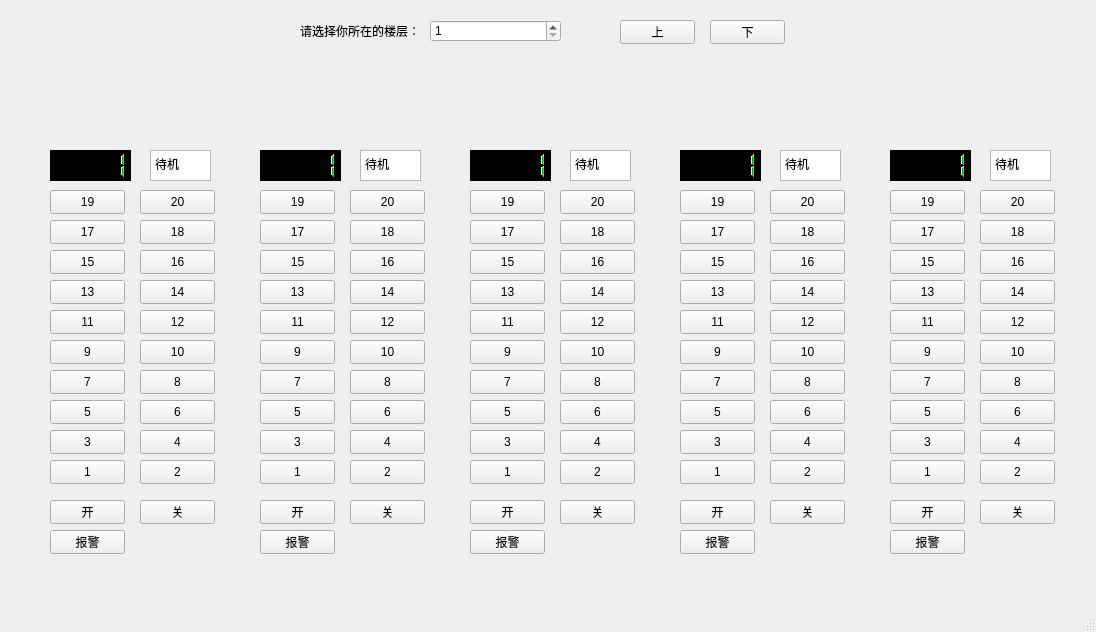
<?xml version="1.0" encoding="UTF-8"?>
<ui version="4.0">
 <class>MainWindow</class>
 <widget class="QMainWindow" name="MainWindow">
  <property name="geometry">
   <rect>
    <x>0</x>
    <y>0</y>
    <width>1096</width>
    <height>632</height>
   </rect>
  </property>
  <property name="windowTitle">
   <string>MainWindow</string>
  </property>
  <widget class="QWidget" name="centralwidget">
   <widget class="QPushButton" name="pushButton_0">
    <property name="geometry">
     <rect>
      <x>620</x>
      <y>20</y>
      <width>75</width>
      <height>24</height>
     </rect>
    </property>
    <property name="text">
     <string>上</string>
    </property>
   </widget>
   <widget class="QSpinBox" name="spinBox">
    <property name="geometry">
     <rect>
      <x>430</x>
      <y>20</y>
      <width>131</width>
      <height>22</height>
     </rect>
    </property>
    <property name="minimum">
     <number>1</number>
    </property>
    <property name="maximum">
     <number>20</number>
    </property>
   </widget>
   <widget class="QPushButton" name="pushButton_1">
    <property name="geometry">
     <rect>
      <x>50</x>
      <y>460</y>
      <width>75</width>
      <height>24</height>
     </rect>
    </property>
    <property name="text">
     <string>1</string>
    </property>
   </widget>
   <widget class="QPushButton" name="pushButton_2">
    <property name="geometry">
     <rect>
      <x>140</x>
      <y>460</y>
      <width>75</width>
      <height>24</height>
     </rect>
    </property>
    <property name="text">
     <string>2</string>
    </property>
   </widget>
   <widget class="QPushButton" name="pushButton_3">
    <property name="geometry">
     <rect>
      <x>50</x>
      <y>430</y>
      <width>75</width>
      <height>24</height>
     </rect>
    </property>
    <property name="text">
     <string>3</string>
    </property>
   </widget>
   <widget class="QPushButton" name="pushButton_4">
    <property name="geometry">
     <rect>
      <x>140</x>
      <y>430</y>
      <width>75</width>
      <height>24</height>
     </rect>
    </property>
    <property name="text">
     <string>4</string>
    </property>
   </widget>
   <widget class="QPushButton" name="pushButton_5">
    <property name="geometry">
     <rect>
      <x>50</x>
      <y>400</y>
      <width>75</width>
      <height>24</height>
     </rect>
    </property>
    <property name="text">
     <string>5</string>
    </property>
   </widget>
   <widget class="QPushButton" name="pushButton_6">
    <property name="geometry">
     <rect>
      <x>140</x>
      <y>400</y>
      <width>75</width>
      <height>24</height>
     </rect>
    </property>
    <property name="text">
     <string>6</string>
    </property>
   </widget>
   <widget class="QPushButton" name="pushButton_7">
    <property name="geometry">
     <rect>
      <x>50</x>
      <y>370</y>
      <width>75</width>
      <height>24</height>
     </rect>
    </property>
    <property name="text">
     <string>7</string>
    </property>
   </widget>
   <widget class="QPushButton" name="pushButton_8">
    <property name="geometry">
     <rect>
      <x>140</x>
      <y>370</y>
      <width>75</width>
      <height>24</height>
     </rect>
    </property>
    <property name="text">
     <string>8</string>
    </property>
   </widget>
   <widget class="QPushButton" name="pushButton_9">
    <property name="geometry">
     <rect>
      <x>50</x>
      <y>340</y>
      <width>75</width>
      <height>24</height>
     </rect>
    </property>
    <property name="text">
     <string>9</string>
    </property>
   </widget>
   <widget class="QPushButton" name="pushButton_10">
    <property name="geometry">
     <rect>
      <x>140</x>
      <y>340</y>
      <width>75</width>
      <height>24</height>
     </rect>
    </property>
    <property name="text">
     <string>10</string>
    </property>
   </widget>
   <widget class="QPushButton" name="pushButton_11">
    <property name="geometry">
     <rect>
      <x>50</x>
      <y>310</y>
      <width>75</width>
      <height>24</height>
     </rect>
    </property>
    <property name="text">
     <string>11</string>
    </property>
   </widget>
   <widget class="QPushButton" name="pushButton_12">
    <property name="geometry">
     <rect>
      <x>140</x>
      <y>310</y>
      <width>75</width>
      <height>24</height>
     </rect>
    </property>
    <property name="text">
     <string>12</string>
    </property>
   </widget>
   <widget class="QPushButton" name="pushButton_13">
    <property name="geometry">
     <rect>
      <x>50</x>
      <y>280</y>
      <width>75</width>
      <height>24</height>
     </rect>
    </property>
    <property name="text">
     <string>13</string>
    </property>
   </widget>
   <widget class="QPushButton" name="pushButton_14">
    <property name="geometry">
     <rect>
      <x>140</x>
      <y>280</y>
      <width>75</width>
      <height>24</height>
     </rect>
    </property>
    <property name="text">
     <string>14</string>
    </property>
   </widget>
   <widget class="QPushButton" name="pushButton_15">
    <property name="geometry">
     <rect>
      <x>50</x>
      <y>250</y>
      <width>75</width>
      <height>24</height>
     </rect>
    </property>
    <property name="text">
     <string>15</string>
    </property>
   </widget>
   <widget class="QPushButton" name="pushButton_16">
    <property name="geometry">
     <rect>
      <x>140</x>
      <y>250</y>
      <width>75</width>
      <height>24</height>
     </rect>
    </property>
    <property name="text">
     <string>16</string>
    </property>
   </widget>
   <widget class="QPushButton" name="pushButton_17">
    <property name="geometry">
     <rect>
      <x>50</x>
      <y>220</y>
      <width>75</width>
      <height>24</height>
     </rect>
    </property>
    <property name="text">
     <string>17</string>
    </property>
   </widget>
   <widget class="QPushButton" name="pushButton_18">
    <property name="geometry">
     <rect>
      <x>140</x>
      <y>220</y>
      <width>75</width>
      <height>24</height>
     </rect>
    </property>
    <property name="text">
     <string>18</string>
    </property>
   </widget>
   <widget class="QPushButton" name="pushButton_19">
    <property name="geometry">
     <rect>
      <x>50</x>
      <y>190</y>
      <width>75</width>
      <height>24</height>
     </rect>
    </property>
    <property name="text">
     <string>19</string>
    </property>
   </widget>
   <widget class="QPushButton" name="pushButton_20">
    <property name="geometry">
     <rect>
      <x>140</x>
      <y>190</y>
      <width>75</width>
      <height>24</height>
     </rect>
    </property>
    <property name="text">
     <string>20</string>
    </property>
   </widget>
   <widget class="QPushButton" name="pushButton_101">
    <property name="geometry">
     <rect>
      <x>50</x>
      <y>500</y>
      <width>75</width>
      <height>24</height>
     </rect>
    </property>
    <property name="text">
     <string>开</string>
    </property>
   </widget>
   <widget class="QPushButton" name="pushButton_102">
    <property name="geometry">
     <rect>
      <x>140</x>
      <y>500</y>
      <width>75</width>
      <height>24</height>
     </rect>
    </property>
    <property name="text">
     <string>关</string>
    </property>
   </widget>
   <widget class="QPushButton" name="pushButton_103">
    <property name="geometry">
     <rect>
      <x>50</x>
      <y>530</y>
      <width>75</width>
      <height>24</height>
     </rect>
    </property>
    <property name="text">
     <string>报警</string>
    </property>
   </widget>
   <widget class="QPushButton" name="pushButton_104">
    <property name="geometry">
     <rect>
      <x>260</x>
      <y>500</y>
      <width>75</width>
      <height>24</height>
     </rect>
    </property>
    <property name="text">
     <string>开</string>
    </property>
   </widget>
   <widget class="QPushButton" name="pushButton_105">
    <property name="geometry">
     <rect>
      <x>350</x>
      <y>500</y>
      <width>75</width>
      <height>24</height>
     </rect>
    </property>
    <property name="text">
     <string>关</string>
    </property>
   </widget>
   <widget class="QPushButton" name="pushButton_106">
    <property name="geometry">
     <rect>
      <x>260</x>
      <y>530</y>
      <width>75</width>
      <height>24</height>
     </rect>
    </property>
    <property name="text">
     <string>报警</string>
    </property>
   </widget>
   <widget class="QPushButton" name="pushButton_107">
    <property name="geometry">
     <rect>
      <x>470</x>
      <y>500</y>
      <width>75</width>
      <height>24</height>
     </rect>
    </property>
    <property name="text">
     <string>开</string>
    </property>
   </widget>
   <widget class="QPushButton" name="pushButton_108">
    <property name="geometry">
     <rect>
      <x>560</x>
      <y>500</y>
      <width>75</width>
      <height>24</height>
     </rect>
    </property>
    <property name="text">
     <string>关</string>
    </property>
   </widget>
   <widget class="QPushButton" name="pushButton_109">
    <property name="geometry">
     <rect>
      <x>470</x>
      <y>530</y>
      <width>75</width>
      <height>24</height>
     </rect>
    </property>
    <property name="text">
     <string>报警</string>
    </property>
   </widget>
   <widget class="QPushButton" name="pushButton_110">
    <property name="geometry">
     <rect>
      <x>680</x>
      <y>500</y>
      <width>75</width>
      <height>24</height>
     </rect>
    </property>
    <property name="text">
     <string>开</string>
    </property>
   </widget>
   <widget class="QPushButton" name="pushButton_111">
    <property name="geometry">
     <rect>
      <x>770</x>
      <y>500</y>
      <width>75</width>
      <height>24</height>
     </rect>
    </property>
    <property name="text">
     <string>关</string>
    </property>
   </widget>
   <widget class="QPushButton" name="pushButton_112">
    <property name="geometry">
     <rect>
      <x>680</x>
      <y>530</y>
      <width>75</width>
      <height>24</height>
     </rect>
    </property>
    <property name="text">
     <string>报警</string>
    </property>
   </widget>
   <widget class="QPushButton" name="pushButton_113">
    <property name="geometry">
     <rect>
      <x>890</x>
      <y>500</y>
      <width>75</width>
      <height>24</height>
     </rect>
    </property>
    <property name="text">
     <string>开</string>
    </property>
   </widget>
   <widget class="QPushButton" name="pushButton_114">
    <property name="geometry">
     <rect>
      <x>980</x>
      <y>500</y>
      <width>75</width>
      <height>24</height>
     </rect>
    </property>
    <property name="text">
     <string>关</string>
    </property>
   </widget>
   <widget class="QPushButton" name="pushButton_115">
    <property name="geometry">
     <rect>
      <x>890</x>
      <y>530</y>
      <width>75</width>
      <height>24</height>
     </rect>
    </property>
    <property name="text">
     <string>报警</string>
    </property>
   </widget>
   <widget class="QPushButton" name="pushButton_116">
    <property name="geometry">
     <rect>
      <x>710</x>
      <y>20</y>
      <width>75</width>
      <height>24</height>
     </rect>
    </property>
    <property name="text">
     <string>下</string>
    </property>
   </widget>
   <widget class="QPushButton" name="pushButton_21">
    <property name="geometry">
     <rect>
      <x>260</x>
      <y>460</y>
      <width>75</width>
      <height>24</height>
     </rect>
    </property>
    <property name="text">
     <string>1</string>
    </property>
   </widget>
   <widget class="QPushButton" name="pushButton_22">
    <property name="geometry">
     <rect>
      <x>350</x>
      <y>460</y>
      <width>75</width>
      <height>24</height>
     </rect>
    </property>
    <property name="text">
     <string>2</string>
    </property>
   </widget>
   <widget class="QPushButton" name="pushButton_23">
    <property name="geometry">
     <rect>
      <x>260</x>
      <y>430</y>
      <width>75</width>
      <height>24</height>
     </rect>
    </property>
    <property name="text">
     <string>3</string>
    </property>
   </widget>
   <widget class="QPushButton" name="pushButton_24">
    <property name="geometry">
     <rect>
      <x>350</x>
      <y>430</y>
      <width>75</width>
      <height>24</height>
     </rect>
    </property>
    <property name="text">
     <string>4</string>
    </property>
   </widget>
   <widget class="QPushButton" name="pushButton_25">
    <property name="geometry">
     <rect>
      <x>260</x>
      <y>400</y>
      <width>75</width>
      <height>24</height>
     </rect>
    </property>
    <property name="text">
     <string>5</string>
    </property>
   </widget>
   <widget class="QPushButton" name="pushButton_26">
    <property name="geometry">
     <rect>
      <x>350</x>
      <y>400</y>
      <width>75</width>
      <height>24</height>
     </rect>
    </property>
    <property name="text">
     <string>6</string>
    </property>
   </widget>
   <widget class="QPushButton" name="pushButton_27">
    <property name="geometry">
     <rect>
      <x>260</x>
      <y>370</y>
      <width>75</width>
      <height>24</height>
     </rect>
    </property>
    <property name="text">
     <string>7</string>
    </property>
   </widget>
   <widget class="QPushButton" name="pushButton_28">
    <property name="geometry">
     <rect>
      <x>350</x>
      <y>370</y>
      <width>75</width>
      <height>24</height>
     </rect>
    </property>
    <property name="text">
     <string>8</string>
    </property>
   </widget>
   <widget class="QPushButton" name="pushButton_29">
    <property name="geometry">
     <rect>
      <x>260</x>
      <y>340</y>
      <width>75</width>
      <height>24</height>
     </rect>
    </property>
    <property name="text">
     <string>9</string>
    </property>
   </widget>
   <widget class="QPushButton" name="pushButton_30">
    <property name="geometry">
     <rect>
      <x>350</x>
      <y>340</y>
      <width>75</width>
      <height>24</height>
     </rect>
    </property>
    <property name="text">
     <string>10</string>
    </property>
   </widget>
   <widget class="QPushButton" name="pushButton_31">
    <property name="geometry">
     <rect>
      <x>260</x>
      <y>310</y>
      <width>75</width>
      <height>24</height>
     </rect>
    </property>
    <property name="text">
     <string>11</string>
    </property>
   </widget>
   <widget class="QPushButton" name="pushButton_32">
    <property name="geometry">
     <rect>
      <x>350</x>
      <y>310</y>
      <width>75</width>
      <height>24</height>
     </rect>
    </property>
    <property name="text">
     <string>12</string>
    </property>
   </widget>
   <widget class="QPushButton" name="pushButton_33">
    <property name="geometry">
     <rect>
      <x>260</x>
      <y>280</y>
      <width>75</width>
      <height>24</height>
     </rect>
    </property>
    <property name="text">
     <string>13</string>
    </property>
   </widget>
   <widget class="QPushButton" name="pushButton_34">
    <property name="geometry">
     <rect>
      <x>350</x>
      <y>280</y>
      <width>75</width>
      <height>24</height>
     </rect>
    </property>
    <property name="text">
     <string>14</string>
    </property>
   </widget>
   <widget class="QPushButton" name="pushButton_35">
    <property name="geometry">
     <rect>
      <x>260</x>
      <y>250</y>
      <width>75</width>
      <height>24</height>
     </rect>
    </property>
    <property name="text">
     <string>15</string>
    </property>
   </widget>
   <widget class="QPushButton" name="pushButton_36">
    <property name="geometry">
     <rect>
      <x>350</x>
      <y>250</y>
      <width>75</width>
      <height>24</height>
     </rect>
    </property>
    <property name="text">
     <string>16</string>
    </property>
   </widget>
   <widget class="QPushButton" name="pushButton_37">
    <property name="geometry">
     <rect>
      <x>260</x>
      <y>220</y>
      <width>75</width>
      <height>24</height>
     </rect>
    </property>
    <property name="text">
     <string>17</string>
    </property>
   </widget>
   <widget class="QPushButton" name="pushButton_38">
    <property name="geometry">
     <rect>
      <x>350</x>
      <y>220</y>
      <width>75</width>
      <height>24</height>
     </rect>
    </property>
    <property name="text">
     <string>18</string>
    </property>
   </widget>
   <widget class="QPushButton" name="pushButton_39">
    <property name="geometry">
     <rect>
      <x>260</x>
      <y>190</y>
      <width>75</width>
      <height>24</height>
     </rect>
    </property>
    <property name="text">
     <string>19</string>
    </property>
   </widget>
   <widget class="QPushButton" name="pushButton_40">
    <property name="geometry">
     <rect>
      <x>350</x>
      <y>190</y>
      <width>75</width>
      <height>24</height>
     </rect>
    </property>
    <property name="text">
     <string>20</string>
    </property>
   </widget>
   <widget class="QPushButton" name="pushButton_41">
    <property name="geometry">
     <rect>
      <x>470</x>
      <y>460</y>
      <width>75</width>
      <height>24</height>
     </rect>
    </property>
    <property name="text">
     <string>1</string>
    </property>
   </widget>
   <widget class="QPushButton" name="pushButton_42">
    <property name="geometry">
     <rect>
      <x>560</x>
      <y>460</y>
      <width>75</width>
      <height>24</height>
     </rect>
    </property>
    <property name="text">
     <string>2</string>
    </property>
   </widget>
   <widget class="QPushButton" name="pushButton_43">
    <property name="geometry">
     <rect>
      <x>470</x>
      <y>430</y>
      <width>75</width>
      <height>24</height>
     </rect>
    </property>
    <property name="text">
     <string>3</string>
    </property>
   </widget>
   <widget class="QPushButton" name="pushButton_44">
    <property name="geometry">
     <rect>
      <x>560</x>
      <y>430</y>
      <width>75</width>
      <height>24</height>
     </rect>
    </property>
    <property name="text">
     <string>4</string>
    </property>
   </widget>
   <widget class="QPushButton" name="pushButton_45">
    <property name="geometry">
     <rect>
      <x>470</x>
      <y>400</y>
      <width>75</width>
      <height>24</height>
     </rect>
    </property>
    <property name="text">
     <string>5</string>
    </property>
   </widget>
   <widget class="QPushButton" name="pushButton_46">
    <property name="geometry">
     <rect>
      <x>560</x>
      <y>400</y>
      <width>75</width>
      <height>24</height>
     </rect>
    </property>
    <property name="text">
     <string>6</string>
    </property>
   </widget>
   <widget class="QPushButton" name="pushButton_47">
    <property name="geometry">
     <rect>
      <x>470</x>
      <y>370</y>
      <width>75</width>
      <height>24</height>
     </rect>
    </property>
    <property name="text">
     <string>7</string>
    </property>
   </widget>
   <widget class="QPushButton" name="pushButton_48">
    <property name="geometry">
     <rect>
      <x>560</x>
      <y>370</y>
      <width>75</width>
      <height>24</height>
     </rect>
    </property>
    <property name="text">
     <string>8</string>
    </property>
   </widget>
   <widget class="QPushButton" name="pushButton_49">
    <property name="geometry">
     <rect>
      <x>470</x>
      <y>340</y>
      <width>75</width>
      <height>24</height>
     </rect>
    </property>
    <property name="text">
     <string>9</string>
    </property>
   </widget>
   <widget class="QPushButton" name="pushButton_50">
    <property name="geometry">
     <rect>
      <x>560</x>
      <y>340</y>
      <width>75</width>
      <height>24</height>
     </rect>
    </property>
    <property name="text">
     <string>10</string>
    </property>
   </widget>
   <widget class="QPushButton" name="pushButton_51">
    <property name="geometry">
     <rect>
      <x>470</x>
      <y>310</y>
      <width>75</width>
      <height>24</height>
     </rect>
    </property>
    <property name="text">
     <string>11</string>
    </property>
   </widget>
   <widget class="QPushButton" name="pushButton_52">
    <property name="geometry">
     <rect>
      <x>560</x>
      <y>310</y>
      <width>75</width>
      <height>24</height>
     </rect>
    </property>
    <property name="text">
     <string>12</string>
    </property>
   </widget>
   <widget class="QPushButton" name="pushButton_53">
    <property name="geometry">
     <rect>
      <x>470</x>
      <y>280</y>
      <width>75</width>
      <height>24</height>
     </rect>
    </property>
    <property name="text">
     <string>13</string>
    </property>
   </widget>
   <widget class="QPushButton" name="pushButton_54">
    <property name="geometry">
     <rect>
      <x>560</x>
      <y>280</y>
      <width>75</width>
      <height>24</height>
     </rect>
    </property>
    <property name="text">
     <string>14</string>
    </property>
   </widget>
   <widget class="QPushButton" name="pushButton_55">
    <property name="geometry">
     <rect>
      <x>470</x>
      <y>250</y>
      <width>75</width>
      <height>24</height>
     </rect>
    </property>
    <property name="text">
     <string>15</string>
    </property>
   </widget>
   <widget class="QPushButton" name="pushButton_56">
    <property name="geometry">
     <rect>
      <x>560</x>
      <y>250</y>
      <width>75</width>
      <height>24</height>
     </rect>
    </property>
    <property name="text">
     <string>16</string>
    </property>
   </widget>
   <widget class="QPushButton" name="pushButton_57">
    <property name="geometry">
     <rect>
      <x>470</x>
      <y>220</y>
      <width>75</width>
      <height>24</height>
     </rect>
    </property>
    <property name="text">
     <string>17</string>
    </property>
   </widget>
   <widget class="QPushButton" name="pushButton_58">
    <property name="geometry">
     <rect>
      <x>560</x>
      <y>220</y>
      <width>75</width>
      <height>24</height>
     </rect>
    </property>
    <property name="text">
     <string>18</string>
    </property>
   </widget>
   <widget class="QPushButton" name="pushButton_59">
    <property name="geometry">
     <rect>
      <x>470</x>
      <y>190</y>
      <width>75</width>
      <height>24</height>
     </rect>
    </property>
    <property name="text">
     <string>19</string>
    </property>
   </widget>
   <widget class="QPushButton" name="pushButton_60">
    <property name="geometry">
     <rect>
      <x>560</x>
      <y>190</y>
      <width>75</width>
      <height>24</height>
     </rect>
    </property>
    <property name="text">
     <string>20</string>
    </property>
   </widget>
   <widget class="QPushButton" name="pushButton_61">
    <property name="geometry">
     <rect>
      <x>680</x>
      <y>460</y>
      <width>75</width>
      <height>24</height>
     </rect>
    </property>
    <property name="text">
     <string>1</string>
    </property>
   </widget>
   <widget class="QPushButton" name="pushButton_62">
    <property name="geometry">
     <rect>
      <x>770</x>
      <y>460</y>
      <width>75</width>
      <height>24</height>
     </rect>
    </property>
    <property name="text">
     <string>2</string>
    </property>
   </widget>
   <widget class="QPushButton" name="pushButton_63">
    <property name="geometry">
     <rect>
      <x>680</x>
      <y>430</y>
      <width>75</width>
      <height>24</height>
     </rect>
    </property>
    <property name="text">
     <string>3</string>
    </property>
   </widget>
   <widget class="QPushButton" name="pushButton_64">
    <property name="geometry">
     <rect>
      <x>770</x>
      <y>430</y>
      <width>75</width>
      <height>24</height>
     </rect>
    </property>
    <property name="text">
     <string>4</string>
    </property>
   </widget>
   <widget class="QPushButton" name="pushButton_65">
    <property name="geometry">
     <rect>
      <x>680</x>
      <y>400</y>
      <width>75</width>
      <height>24</height>
     </rect>
    </property>
    <property name="text">
     <string>5</string>
    </property>
   </widget>
   <widget class="QPushButton" name="pushButton_66">
    <property name="geometry">
     <rect>
      <x>770</x>
      <y>400</y>
      <width>75</width>
      <height>24</height>
     </rect>
    </property>
    <property name="text">
     <string>6</string>
    </property>
   </widget>
   <widget class="QPushButton" name="pushButton_67">
    <property name="geometry">
     <rect>
      <x>680</x>
      <y>370</y>
      <width>75</width>
      <height>24</height>
     </rect>
    </property>
    <property name="text">
     <string>7</string>
    </property>
   </widget>
   <widget class="QPushButton" name="pushButton_68">
    <property name="geometry">
     <rect>
      <x>770</x>
      <y>370</y>
      <width>75</width>
      <height>24</height>
     </rect>
    </property>
    <property name="text">
     <string>8</string>
    </property>
   </widget>
   <widget class="QPushButton" name="pushButton_69">
    <property name="geometry">
     <rect>
      <x>680</x>
      <y>340</y>
      <width>75</width>
      <height>24</height>
     </rect>
    </property>
    <property name="text">
     <string>9</string>
    </property>
   </widget>
   <widget class="QPushButton" name="pushButton_70">
    <property name="geometry">
     <rect>
      <x>770</x>
      <y>340</y>
      <width>75</width>
      <height>24</height>
     </rect>
    </property>
    <property name="text">
     <string>10</string>
    </property>
   </widget>
   <widget class="QPushButton" name="pushButton_71">
    <property name="geometry">
     <rect>
      <x>680</x>
      <y>310</y>
      <width>75</width>
      <height>24</height>
     </rect>
    </property>
    <property name="text">
     <string>11</string>
    </property>
   </widget>
   <widget class="QPushButton" name="pushButton_72">
    <property name="geometry">
     <rect>
      <x>770</x>
      <y>310</y>
      <width>75</width>
      <height>24</height>
     </rect>
    </property>
    <property name="text">
     <string>12</string>
    </property>
   </widget>
   <widget class="QPushButton" name="pushButton_73">
    <property name="geometry">
     <rect>
      <x>680</x>
      <y>280</y>
      <width>75</width>
      <height>24</height>
     </rect>
    </property>
    <property name="text">
     <string>13</string>
    </property>
   </widget>
   <widget class="QPushButton" name="pushButton_74">
    <property name="geometry">
     <rect>
      <x>770</x>
      <y>280</y>
      <width>75</width>
      <height>24</height>
     </rect>
    </property>
    <property name="text">
     <string>14</string>
    </property>
   </widget>
   <widget class="QPushButton" name="pushButton_75">
    <property name="geometry">
     <rect>
      <x>680</x>
      <y>250</y>
      <width>75</width>
      <height>24</height>
     </rect>
    </property>
    <property name="text">
     <string>15</string>
    </property>
   </widget>
   <widget class="QPushButton" name="pushButton_76">
    <property name="geometry">
     <rect>
      <x>770</x>
      <y>250</y>
      <width>75</width>
      <height>24</height>
     </rect>
    </property>
    <property name="text">
     <string>16</string>
    </property>
   </widget>
   <widget class="QPushButton" name="pushButton_77">
    <property name="geometry">
     <rect>
      <x>680</x>
      <y>220</y>
      <width>75</width>
      <height>24</height>
     </rect>
    </property>
    <property name="text">
     <string>17</string>
    </property>
   </widget>
   <widget class="QPushButton" name="pushButton_78">
    <property name="geometry">
     <rect>
      <x>770</x>
      <y>220</y>
      <width>75</width>
      <height>24</height>
     </rect>
    </property>
    <property name="text">
     <string>18</string>
    </property>
   </widget>
   <widget class="QPushButton" name="pushButton_79">
    <property name="geometry">
     <rect>
      <x>680</x>
      <y>190</y>
      <width>75</width>
      <height>24</height>
     </rect>
    </property>
    <property name="text">
     <string>19</string>
    </property>
   </widget>
   <widget class="QPushButton" name="pushButton_80">
    <property name="geometry">
     <rect>
      <x>770</x>
      <y>190</y>
      <width>75</width>
      <height>24</height>
     </rect>
    </property>
    <property name="text">
     <string>20</string>
    </property>
   </widget>
   <widget class="QPushButton" name="pushButton_81">
    <property name="geometry">
     <rect>
      <x>890</x>
      <y>460</y>
      <width>75</width>
      <height>24</height>
     </rect>
    </property>
    <property name="text">
     <string>1</string>
    </property>
   </widget>
   <widget class="QPushButton" name="pushButton_82">
    <property name="geometry">
     <rect>
      <x>980</x>
      <y>460</y>
      <width>75</width>
      <height>24</height>
     </rect>
    </property>
    <property name="text">
     <string>2</string>
    </property>
   </widget>
   <widget class="QPushButton" name="pushButton_83">
    <property name="geometry">
     <rect>
      <x>890</x>
      <y>430</y>
      <width>75</width>
      <height>24</height>
     </rect>
    </property>
    <property name="text">
     <string>3</string>
    </property>
   </widget>
   <widget class="QPushButton" name="pushButton_84">
    <property name="geometry">
     <rect>
      <x>980</x>
      <y>430</y>
      <width>75</width>
      <height>24</height>
     </rect>
    </property>
    <property name="text">
     <string>4</string>
    </property>
   </widget>
   <widget class="QPushButton" name="pushButton_85">
    <property name="geometry">
     <rect>
      <x>890</x>
      <y>400</y>
      <width>75</width>
      <height>24</height>
     </rect>
    </property>
    <property name="text">
     <string>5</string>
    </property>
   </widget>
   <widget class="QPushButton" name="pushButton_86">
    <property name="geometry">
     <rect>
      <x>980</x>
      <y>400</y>
      <width>75</width>
      <height>24</height>
     </rect>
    </property>
    <property name="text">
     <string>6</string>
    </property>
   </widget>
   <widget class="QPushButton" name="pushButton_87">
    <property name="geometry">
     <rect>
      <x>890</x>
      <y>370</y>
      <width>75</width>
      <height>24</height>
     </rect>
    </property>
    <property name="text">
     <string>7</string>
    </property>
   </widget>
   <widget class="QPushButton" name="pushButton_88">
    <property name="geometry">
     <rect>
      <x>980</x>
      <y>370</y>
      <width>75</width>
      <height>24</height>
     </rect>
    </property>
    <property name="text">
     <string>8</string>
    </property>
   </widget>
   <widget class="QPushButton" name="pushButton_89">
    <property name="geometry">
     <rect>
      <x>890</x>
      <y>340</y>
      <width>75</width>
      <height>24</height>
     </rect>
    </property>
    <property name="text">
     <string>9</string>
    </property>
   </widget>
   <widget class="QPushButton" name="pushButton_90">
    <property name="geometry">
     <rect>
      <x>980</x>
      <y>340</y>
      <width>75</width>
      <height>24</height>
     </rect>
    </property>
    <property name="text">
     <string>10</string>
    </property>
   </widget>
   <widget class="QPushButton" name="pushButton_91">
    <property name="geometry">
     <rect>
      <x>890</x>
      <y>310</y>
      <width>75</width>
      <height>24</height>
     </rect>
    </property>
    <property name="text">
     <string>11</string>
    </property>
   </widget>
   <widget class="QPushButton" name="pushButton_92">
    <property name="geometry">
     <rect>
      <x>980</x>
      <y>310</y>
      <width>75</width>
      <height>24</height>
     </rect>
    </property>
    <property name="text">
     <string>12</string>
    </property>
   </widget>
   <widget class="QPushButton" name="pushButton_93">
    <property name="geometry">
     <rect>
      <x>890</x>
      <y>280</y>
      <width>75</width>
      <height>24</height>
     </rect>
    </property>
    <property name="text">
     <string>13</string>
    </property>
   </widget>
   <widget class="QPushButton" name="pushButton_94">
    <property name="geometry">
     <rect>
      <x>980</x>
      <y>280</y>
      <width>75</width>
      <height>24</height>
     </rect>
    </property>
    <property name="text">
     <string>14</string>
    </property>
   </widget>
   <widget class="QPushButton" name="pushButton_95">
    <property name="geometry">
     <rect>
      <x>890</x>
      <y>250</y>
      <width>75</width>
      <height>24</height>
     </rect>
    </property>
    <property name="text">
     <string>15</string>
    </property>
   </widget>
   <widget class="QPushButton" name="pushButton_96">
    <property name="geometry">
     <rect>
      <x>980</x>
      <y>250</y>
      <width>75</width>
      <height>24</height>
     </rect>
    </property>
    <property name="text">
     <string>16</string>
    </property>
   </widget>
   <widget class="QPushButton" name="pushButton_97">
    <property name="geometry">
     <rect>
      <x>890</x>
      <y>220</y>
      <width>75</width>
      <height>24</height>
     </rect>
    </property>
    <property name="text">
     <string>17</string>
    </property>
   </widget>
   <widget class="QPushButton" name="pushButton_98">
    <property name="geometry">
     <rect>
      <x>980</x>
      <y>220</y>
      <width>75</width>
      <height>24</height>
     </rect>
    </property>
    <property name="text">
     <string>18</string>
    </property>
   </widget>
   <widget class="QPushButton" name="pushButton_99">
    <property name="geometry">
     <rect>
      <x>890</x>
      <y>190</y>
      <width>75</width>
      <height>24</height>
     </rect>
    </property>
    <property name="text">
     <string>19</string>
    </property>
   </widget>
   <widget class="QPushButton" name="pushButton_100">
    <property name="geometry">
     <rect>
      <x>980</x>
      <y>190</y>
      <width>75</width>
      <height>24</height>
     </rect>
    </property>
    <property name="text">
     <string>20</string>
    </property>
   </widget>
   <widget class="QTextBrowser" name="textBrowser_6">
    <property name="geometry">
     <rect>
      <x>150</x>
      <y>150</y>
      <width>61</width>
      <height>31</height>
     </rect>
    </property>
    <property name="html">
     <string>&lt;!DOCTYPE HTML PUBLIC &quot;-//W3C//DTD HTML 4.0//EN&quot; &quot;http://www.w3.org/TR/REC-html40/strict.dtd&quot;&gt;
&lt;html&gt;&lt;head&gt;&lt;meta name=&quot;qrichtext&quot; content=&quot;1&quot; /&gt;&lt;meta charset=&quot;utf-8&quot; /&gt;&lt;style type=&quot;text/css&quot;&gt;
p, li { white-space: pre-wrap; }
hr { height: 1px; border-width: 0; }
li.unchecked::marker { content: &quot;\2610&quot;; }
li.checked::marker { content: &quot;\2612&quot;; }
&lt;/style&gt;&lt;/head&gt;&lt;body style=&quot; font-family:'Microsoft YaHei UI'; font-size:9pt; font-weight:400; font-style:normal;&quot;&gt;
&lt;p style=&quot; margin-top:0px; margin-bottom:0px; margin-left:0px; margin-right:0px; -qt-block-indent:0; text-indent:0px;&quot;&gt;待机&lt;/p&gt;&lt;/body&gt;&lt;/html&gt;</string>
    </property>
   </widget>
   <widget class="QTextBrowser" name="textBrowser_7">
    <property name="geometry">
     <rect>
      <x>360</x>
      <y>150</y>
      <width>61</width>
      <height>31</height>
     </rect>
    </property>
    <property name="html">
     <string>&lt;!DOCTYPE HTML PUBLIC &quot;-//W3C//DTD HTML 4.0//EN&quot; &quot;http://www.w3.org/TR/REC-html40/strict.dtd&quot;&gt;
&lt;html&gt;&lt;head&gt;&lt;meta name=&quot;qrichtext&quot; content=&quot;1&quot; /&gt;&lt;meta charset=&quot;utf-8&quot; /&gt;&lt;style type=&quot;text/css&quot;&gt;
p, li { white-space: pre-wrap; }
hr { height: 1px; border-width: 0; }
li.unchecked::marker { content: &quot;\2610&quot;; }
li.checked::marker { content: &quot;\2612&quot;; }
&lt;/style&gt;&lt;/head&gt;&lt;body style=&quot; font-family:'Microsoft YaHei UI'; font-size:9pt; font-weight:400; font-style:normal;&quot;&gt;
&lt;p style=&quot; margin-top:0px; margin-bottom:0px; margin-left:0px; margin-right:0px; -qt-block-indent:0; text-indent:0px;&quot;&gt;待机&lt;/p&gt;&lt;/body&gt;&lt;/html&gt;</string>
    </property>
   </widget>
   <widget class="QTextBrowser" name="textBrowser_8">
    <property name="geometry">
     <rect>
      <x>570</x>
      <y>150</y>
      <width>61</width>
      <height>31</height>
     </rect>
    </property>
    <property name="html">
     <string>&lt;!DOCTYPE HTML PUBLIC &quot;-//W3C//DTD HTML 4.0//EN&quot; &quot;http://www.w3.org/TR/REC-html40/strict.dtd&quot;&gt;
&lt;html&gt;&lt;head&gt;&lt;meta name=&quot;qrichtext&quot; content=&quot;1&quot; /&gt;&lt;meta charset=&quot;utf-8&quot; /&gt;&lt;style type=&quot;text/css&quot;&gt;
p, li { white-space: pre-wrap; }
hr { height: 1px; border-width: 0; }
li.unchecked::marker { content: &quot;\2610&quot;; }
li.checked::marker { content: &quot;\2612&quot;; }
&lt;/style&gt;&lt;/head&gt;&lt;body style=&quot; font-family:'Microsoft YaHei UI'; font-size:9pt; font-weight:400; font-style:normal;&quot;&gt;
&lt;p style=&quot; margin-top:0px; margin-bottom:0px; margin-left:0px; margin-right:0px; -qt-block-indent:0; text-indent:0px;&quot;&gt;待机&lt;/p&gt;&lt;/body&gt;&lt;/html&gt;</string>
    </property>
   </widget>
   <widget class="QTextBrowser" name="textBrowser_9">
    <property name="geometry">
     <rect>
      <x>780</x>
      <y>150</y>
      <width>61</width>
      <height>31</height>
     </rect>
    </property>
    <property name="html">
     <string>&lt;!DOCTYPE HTML PUBLIC &quot;-//W3C//DTD HTML 4.0//EN&quot; &quot;http://www.w3.org/TR/REC-html40/strict.dtd&quot;&gt;
&lt;html&gt;&lt;head&gt;&lt;meta name=&quot;qrichtext&quot; content=&quot;1&quot; /&gt;&lt;meta charset=&quot;utf-8&quot; /&gt;&lt;style type=&quot;text/css&quot;&gt;
p, li { white-space: pre-wrap; }
hr { height: 1px; border-width: 0; }
li.unchecked::marker { content: &quot;\2610&quot;; }
li.checked::marker { content: &quot;\2612&quot;; }
&lt;/style&gt;&lt;/head&gt;&lt;body style=&quot; font-family:'Microsoft YaHei UI'; font-size:9pt; font-weight:400; font-style:normal;&quot;&gt;
&lt;p style=&quot; margin-top:0px; margin-bottom:0px; margin-left:0px; margin-right:0px; -qt-block-indent:0; text-indent:0px;&quot;&gt;待机&lt;/p&gt;&lt;/body&gt;&lt;/html&gt;</string>
    </property>
   </widget>
   <widget class="QTextBrowser" name="textBrowser_10">
    <property name="geometry">
     <rect>
      <x>990</x>
      <y>150</y>
      <width>61</width>
      <height>31</height>
     </rect>
    </property>
    <property name="html">
     <string>&lt;!DOCTYPE HTML PUBLIC &quot;-//W3C//DTD HTML 4.0//EN&quot; &quot;http://www.w3.org/TR/REC-html40/strict.dtd&quot;&gt;
&lt;html&gt;&lt;head&gt;&lt;meta name=&quot;qrichtext&quot; content=&quot;1&quot; /&gt;&lt;meta charset=&quot;utf-8&quot; /&gt;&lt;style type=&quot;text/css&quot;&gt;
p, li { white-space: pre-wrap; }
hr { height: 1px; border-width: 0; }
li.unchecked::marker { content: &quot;\2610&quot;; }
li.checked::marker { content: &quot;\2612&quot;; }
&lt;/style&gt;&lt;/head&gt;&lt;body style=&quot; font-family:'Microsoft YaHei UI'; font-size:9pt; font-weight:400; font-style:normal;&quot;&gt;
&lt;p style=&quot; margin-top:0px; margin-bottom:0px; margin-left:0px; margin-right:0px; -qt-block-indent:0; text-indent:0px;&quot;&gt;待机&lt;/p&gt;&lt;/body&gt;&lt;/html&gt;</string>
    </property>
   </widget>
   <widget class="QLCDNumber" name="lcdNumber_1">
    <property name="geometry">
     <rect>
      <x>50</x>
      <y>150</y>
      <width>81</width>
      <height>31</height>
     </rect>
    </property>
    <property name="styleSheet">
     <string notr="true">QLCDNumber
{
	background-color: rgb(0, 0, 0);
	color: rgb(0, 170, 0);
	font: 9pt &quot;Microsoft YaHei UI&quot;;
}</string>
    </property>
    <property name="intValue" stdset="0">
     <number>1</number>
    </property>
   </widget>
   <widget class="QLCDNumber" name="lcdNumber_2">
    <property name="geometry">
     <rect>
      <x>260</x>
      <y>150</y>
      <width>81</width>
      <height>31</height>
     </rect>
    </property>
    <property name="styleSheet">
     <string notr="true">QLCDNumber
{
	background-color: rgb(0, 0, 0);
	color: rgb(0, 170, 0);
	font: 9pt &quot;Microsoft YaHei UI&quot;;
}</string>
    </property>
    <property name="intValue" stdset="0">
     <number>1</number>
    </property>
   </widget>
   <widget class="QLCDNumber" name="lcdNumber_3">
    <property name="geometry">
     <rect>
      <x>470</x>
      <y>150</y>
      <width>81</width>
      <height>31</height>
     </rect>
    </property>
    <property name="styleSheet">
     <string notr="true">QLCDNumber
{
	background-color: rgb(0, 0, 0);
	color: rgb(0, 170, 0);
	font: 9pt &quot;Microsoft YaHei UI&quot;;
}</string>
    </property>
    <property name="intValue" stdset="0">
     <number>1</number>
    </property>
   </widget>
   <widget class="QLCDNumber" name="lcdNumber_4">
    <property name="geometry">
     <rect>
      <x>680</x>
      <y>150</y>
      <width>81</width>
      <height>31</height>
     </rect>
    </property>
    <property name="styleSheet">
     <string notr="true">QLCDNumber
{
	background-color: rgb(0, 0, 0);
	color: rgb(0, 170, 0);
	font: 9pt &quot;Microsoft YaHei UI&quot;;
}</string>
    </property>
    <property name="intValue" stdset="0">
     <number>1</number>
    </property>
   </widget>
   <widget class="QLCDNumber" name="lcdNumber_5">
    <property name="geometry">
     <rect>
      <x>890</x>
      <y>150</y>
      <width>81</width>
      <height>31</height>
     </rect>
    </property>
    <property name="styleSheet">
     <string notr="true">QLCDNumber
{
	background-color: rgb(0, 0, 0);
	color: rgb(0, 170, 0);
	font: 9pt &quot;Microsoft YaHei UI&quot;;
}</string>
    </property>
    <property name="intValue" stdset="0">
     <number>1</number>
    </property>
   </widget>
   <widget class="QLabel" name="label">
    <property name="geometry">
     <rect>
      <x>300</x>
      <y>20</y>
      <width>121</width>
      <height>21</height>
     </rect>
    </property>
    <property name="text">
     <string>请选择你所在的楼层：</string>
    </property>
   </widget>
  </widget>
  <widget class="QMenuBar" name="menubar">
   <property name="geometry">
    <rect>
     <x>0</x>
     <y>0</y>
     <width>1096</width>
     <height>22</height>
    </rect>
   </property>
  </widget>
  <widget class="QStatusBar" name="statusbar"/>
 </widget>
 <resources/>
 <connections/>
</ui>
